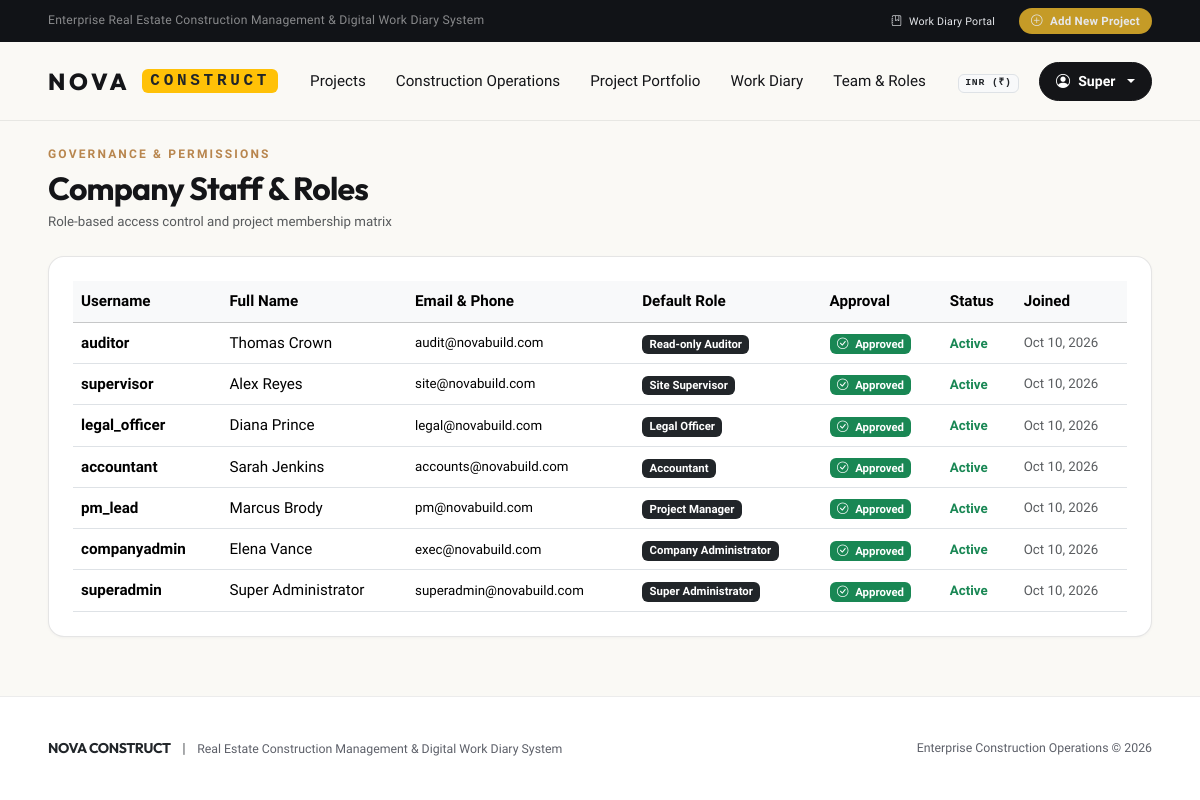
Screenshot of /accounts/users/ (signed in) with the database file from the repository.
### apps/accounts/models.py (models this page shows, shortened)
class User(AbstractUser):
    phone_number = models.CharField(max_length=20, blank=True, verbose_name=_("Phone Number"))
    primary_role = models.CharField(
        max_length=30,
        choices=RoleChoices.choices,
        default=RoleChoices.SITE_SUPERVISOR,
        verbose_name=_("System Role"),
        help_text=_("Default organizational role for the user.")
    )
    is_approved = models.BooleanField(
        default=True,
        verbose_name=_("Account Approved"),
        help_text=_("Designates whether this user account is approved by an administrator.")
    )
    organization = models.CharField(
        max_length=150,
        blank=True,
        verbose_name=_("Company / Organization")
    )
    class Meta:
        verbose_name = _("User")
        verbose_name_plural = _("Users")
        ordering = ['username']
    @property
    def is_super_admin(self):
        return self.is_superuser or self.primary_role == RoleChoices.SUPER_ADMIN
    @property
    def is_company_admin(self):
        return self.is_super_admin or self.primary_role == RoleChoices.COMPANY_ADMIN
    def can_manage_project(self, project=None):
        if not self.is_active or not self.is_approved:
            return False
        if self.is_company_admin:
            return True
        if project:
            role = self.get_role_on_project(project)
            return role in (RoleChoices.SUPER_ADMIN, RoleChoices.COMPANY_ADMIN, RoleChoices.PROJECT_MANAGER)
        return self.primary_role == RoleChoices.PROJECT_MANAGER

### apps/accounts/views.py (the view)
# urls.py: path('users/', views.user_list_view, name='user_list'),
@login_required
@admin_or_manager_required
def user_list_view(request):
    users = User.objects.all().order_by('-date_joined')
    return render(request, 'accounts/user_list.html', {'users': users})

### apps/accounts/permissions.py (called while the page is built)
def admin_or_manager_required(view_func):
    @wraps(view_func)
    def _wrapped_view(request, *args, **kwargs):
        if not request.user.is_authenticated:
            return redirect('accounts:login')
        if not request.user.is_approved:
            messages.error(request, "Account pending approval.")
            return redirect('accounts:login')
        if request.user.is_company_admin or request.user.primary_role == RoleChoices.PROJECT_MANAGER:
            return view_func(request, *args, **kwargs)
        messages.error(request, "Administrative privileges required.")
        raise PermissionDenied("Administrative privileges required.")
    return _wrapped_view

### templates/accounts/user_list.html (shortened to what this page needs)
{% extends 'base.html' %}
{% block content %}
<div class="nova-container py-4">
  <div class="d-flex justify-content-between align-items-center mb-4">
    <div>
      <span class="hero-eyebrow mb-1">GOVERNANCE &amp; PERMISSIONS</span>
      <h2 class="font-heading fw-bold mb-1">Company Staff &amp; Roles</h2>
      <p class="text-muted small mb-0">Role-based access control and project membership matrix</p>
    </div>
  </div>
  <div class="nova-card p-4">
    <div class="table-responsive">
      <table class="table table-hover align-middle mb-0">
        <thead class="table-light">
          <tr>
            <th>Username</th>
            <th>Full Name</th>
            <th>Email &amp; Phone</th>
            <th>Default Role</th>
            <th>Approval</th>
            <th>Status</th>
            <th>Joined</th>
          </tr>
        </thead>
        <tbody>
          {% for u in users %}
          <tr>
            <td class="fw-bold">{{ u.username }}</td>
            <td>{{ u.get_full_name|default:"-" }}</td>
            <td>
              <div class="small">{{ u.email|default:"No email" }}</div>
            </td>
            <td>
              <span class="badge bg-dark">{{ u.get_primary_role_display }}</span>
            </td>
            <td>
              {% if u.is_approved %}
                <span class="badge bg-success"><i class="bi bi-check-circle me-1"></i> Approved</span>
              {% else %}
                <span class="badge bg-warning text-dark"><i class="bi bi-clock me-1"></i> Pending Approval</span>
              {% endif %}
            </td>
            <td>
              {% if u.is_active %}
                <span class="text-success small fw-semibold">Active</span>
              {% else %}
                <span class="text-danger small fw-semibold">Inactive</span>
              {% endif %}
            </td>
            <td class="small text-muted">{{ u.date_joined|date:"M d, Y" }}</td>
          </tr>
          {% empty %}
          <tr>
            <td colspan="7" class="text-center py-4 text-muted">No users found.</td>
          </tr>
          {% endfor %}
        </tbody>
      </table>
    </div>
  </div>
</div>
{% endblock %}

### templates/base.html (shortened to what this page needs)
{% load static %}
<!DOCTYPE html>
<html lang="en">
<head>
  <link href="https://cdn.jsdelivr.net/npm/bootstrap@5.3.3/dist/css/bootstrap.min.css" rel="stylesheet">
  <link rel="stylesheet" href="https://cdn.jsdelivr.net/npm/bootstrap-icons@1.11.3/font/bootstrap-icons.min.css">
  <link rel="stylesheet" href="{% static 'css/nova-theme.css' %}">
</head>
<body class="d-flex flex-column min-vh-100">
  {% include 'components/navbar.html' %}
  <main class="flex-grow-1 w-100" style="min-width: 0;">
    {% block content %}{% endblock %}
  </main>
  {% include 'components/footer.html' %}
</body>
</html>

### templates/components/navbar.html (shortened to what this page needs)
<div class="nova-top-bar d-none d-md-block">
  <div class="nova-container d-flex justify-content-between align-items-center">
    <div>
      <span class="text-white-50">Enterprise Real Estate Construction Management &amp; Digital Work Diary System</span>
    </div>
    <div class="d-flex align-items-center gap-4">
      <a href="{% if user.is_authenticated %}{% url 'projects:project_list' %}{% else %}{% url 'accounts:login' %}{% endif %}" class="small">
        <i class="bi bi-journal-bookmark me-1"></i> Work Diary Portal
      </a>
      {% if user.is_authenticated and user.can_manage_project %}
      <a href="{% url 'projects:project_create' %}" class="nova-top-pill">
        <i class="bi bi-plus-circle me-1"></i> Add New Project
      </a>
      {% endif %}
    </div>
  </div>
</div>
<header class="nova-header">
  <div class="nova-container">
    <div class="nova-header-inner">
      <a href="{% url 'projects:project_list' %}" class="nova-logo">
        <span>NOVA</span>
        <span class="badge bg-warning text-dark font-monospace fs-6 px-2 py-1 ms-1">CONSTRUCT</span>
      </a>
      <ul class="nova-nav-links">
        <li class="nova-nav-item">
          <a href="{% url 'projects:project_list' %}#portfolio-section">Projects</a>
        </li>
        <li class="nova-nav-item">
          <a href="{% url 'projects:project_list' %}#operations-section">Construction Operations</a>
        </li>
        <li class="nova-nav-item">
          <a href="{% url 'projects:project_list' %}#portfolio-section">Project Portfolio</a>
        </li>
        <li class="nova-nav-item">
          <a href="{% url 'projects:project_list' %}#workdiary-section">Work Diary</a>
        </li>
        {% if user.is_authenticated and user.is_company_admin or user.primary_role == 'PROJECT_MANAGER' %}
        <li class="nova-nav-item">
          <a href="{% url 'accounts:user_list' %}">Team &amp; Roles</a>
        </li>
        {% endif %}
      </ul>
      <div class="nova-header-actions">
        <div class="nova-lang-selector d-none d-sm-block">
          <span class="badge bg-light text-dark border font-monospace">INR (₹)</span>
        </div>
        {% if user.is_authenticated %}
        <div class="dropdown">
          <button class="btn btn-hero-primary py-2 px-3 dropdown-toggle d-flex align-items-center gap-2" type="button" data-bs-toggle="dropdown" aria-expanded="false" style="font-size: 0.88rem; box-shadow: none;">
            <i class="bi bi-person-circle"></i>
            <span class="d-none d-lg-inline">{{ user.first_name|default:user.username }}</span>
          </button>
        </div>
        {% else %}
        <a href="{% url 'accounts:login' %}" class="btn-hero-primary py-2 px-4" style="font-size: 0.9rem;">
          <i class="bi bi-lock me-1"></i> Work Diary Portal
        </a>
        {% endif %}
      </div>
    </div>
  </div>
</header>

### templates/components/footer.html
<footer class="nova-footer">
  <div class="nova-container">
    <div class="row align-items-center g-3">
      <div class="col-md-6 text-center text-md-start">
        <span class="fw-bold text-dark font-heading">NOVA CONSTRUCT</span>
        <span class="mx-2 text-muted">|</span>
        <span class="small">Real Estate Construction Management &amp; Digital Work Diary System</span>
      </div>
      <div class="col-md-6 text-center text-md-end small">
        <span>Enterprise Construction Operations &copy; {% now "Y" %}</span>
      </div>
    </div>
  </div>
</footer>

### rows the page displays
User: first_name "Super", username "superadmin", get_full_name "Super Administrator", email "superadmin@novabuild.com", primary_role "Super Administrator", is_approved True (drawn), is_active "Active", date_joined "Oct 10, 2026"
User: username "auditor", get_full_name "Thomas Crown", email "audit@novabuild.com", primary_role "Read-only Auditor", is_approved True (drawn), is_active "Active", date_joined "Oct 10, 2026"
User: username "supervisor", get_full_name "Alex Reyes", email "site@novabuild.com", primary_role "Site Supervisor", is_approved True (drawn), is_active "Active", date_joined "Oct 10, 2026"
User: username "legal_officer", get_full_name "Diana Prince", email "legal@novabuild.com", primary_role "Legal Officer", is_approved True (drawn), is_active "Active", date_joined "Oct 10, 2026"
User: username "accountant", get_full_name "Sarah Jenkins", email "accounts@novabuild.com", primary_role "Accountant", is_approved True (drawn), is_active "Active", date_joined "Oct 10, 2026"
User: username "pm_lead", get_full_name "Marcus Brody", email "pm@novabuild.com", primary_role "Project Manager", is_approved True (drawn), is_active "Active", date_joined "Oct 10, 2026"
User: username "companyadmin", get_full_name "Elena Vance", email "exec@novabuild.com", primary_role "Company Administrator", is_approved True (drawn), is_active "Active", date_joined "Oct 10, 2026"
